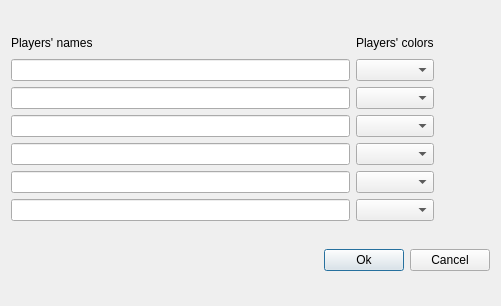
<?xml version="1.0" encoding="UTF-8"?>
<ui version="4.0">
 <class>InputPlayersDialog</class>
 <widget class="QDialog" name="InputPlayersDialog">
  <property name="geometry">
   <rect>
    <x>0</x>
    <y>0</y>
    <width>501</width>
    <height>306</height>
   </rect>
  </property>
  <property name="windowTitle">
   <string>Dialog</string>
  </property>
  <layout class="QGridLayout" name="gridLayout_2">
   <item row="0" column="0" colspan="3">
    <layout class="QGridLayout" name="gridLayout">
     <item row="0" column="0">
      <widget class="QLabel" name="label">
       <property name="sizePolicy">
        <sizepolicy hsizetype="Preferred" vsizetype="Minimum">
         <horstretch>0</horstretch>
         <verstretch>0</verstretch>
        </sizepolicy>
       </property>
       <property name="maximumSize">
        <size>
         <width>16777215</width>
         <height>20</height>
        </size>
       </property>
       <property name="text">
        <string>Players' names</string>
       </property>
      </widget>
     </item>
     <item row="0" column="1">
      <widget class="QLabel" name="label_2">
       <property name="sizePolicy">
        <sizepolicy hsizetype="Preferred" vsizetype="Minimum">
         <horstretch>0</horstretch>
         <verstretch>0</verstretch>
        </sizepolicy>
       </property>
       <property name="maximumSize">
        <size>
         <width>16777215</width>
         <height>20</height>
        </size>
       </property>
       <property name="text">
        <string>Players' colors</string>
       </property>
      </widget>
     </item>
     <item row="1" column="0">
      <widget class="QLineEdit" name="lineEdit"/>
     </item>
     <item row="1" column="1">
      <widget class="QComboBox" name="comboBox"/>
     </item>
     <item row="1" column="2">
      <widget class="QLabel" name="label_3">
       <property name="minimumSize">
        <size>
         <width>50</width>
         <height>0</height>
        </size>
       </property>
       <property name="text">
        <string/>
       </property>
      </widget>
     </item>
     <item row="2" column="0">
      <widget class="QLineEdit" name="lineEdit_2"/>
     </item>
     <item row="2" column="1">
      <widget class="QComboBox" name="comboBox_2"/>
     </item>
     <item row="2" column="2">
      <widget class="QLabel" name="label_4">
       <property name="minimumSize">
        <size>
         <width>50</width>
         <height>0</height>
        </size>
       </property>
       <property name="text">
        <string/>
       </property>
      </widget>
     </item>
     <item row="3" column="0">
      <widget class="QLineEdit" name="lineEdit_3"/>
     </item>
     <item row="3" column="1">
      <widget class="QComboBox" name="comboBox_3"/>
     </item>
     <item row="3" column="2">
      <widget class="QLabel" name="label_5">
       <property name="text">
        <string/>
       </property>
      </widget>
     </item>
     <item row="4" column="0">
      <widget class="QLineEdit" name="lineEdit_4"/>
     </item>
     <item row="4" column="1">
      <widget class="QComboBox" name="comboBox_4"/>
     </item>
     <item row="4" column="2">
      <widget class="QLabel" name="label_6">
       <property name="text">
        <string/>
       </property>
      </widget>
     </item>
     <item row="5" column="0">
      <widget class="QLineEdit" name="lineEdit_5"/>
     </item>
     <item row="5" column="1">
      <widget class="QComboBox" name="comboBox_5"/>
     </item>
     <item row="5" column="2">
      <widget class="QLabel" name="label_7">
       <property name="text">
        <string/>
       </property>
      </widget>
     </item>
     <item row="6" column="0">
      <widget class="QLineEdit" name="lineEdit_6"/>
     </item>
     <item row="6" column="1">
      <widget class="QComboBox" name="comboBox_6"/>
     </item>
     <item row="6" column="2">
      <widget class="QLabel" name="label_8">
       <property name="text">
        <string/>
       </property>
      </widget>
     </item>
    </layout>
   </item>
   <item row="1" column="0">
    <spacer name="horizontalSpacer">
     <property name="orientation">
      <enum>Qt::Horizontal</enum>
     </property>
     <property name="sizeHint" stdset="0">
      <size>
       <width>308</width>
       <height>20</height>
      </size>
     </property>
    </spacer>
   </item>
   <item row="1" column="1">
    <widget class="QPushButton" name="pbOk">
     <property name="text">
      <string>Ok</string>
     </property>
    </widget>
   </item>
   <item row="1" column="2">
    <widget class="QPushButton" name="pbCancel">
     <property name="text">
      <string>Cancel</string>
     </property>
    </widget>
   </item>
  </layout>
 </widget>
 <resources/>
 <connections/>
</ui>
